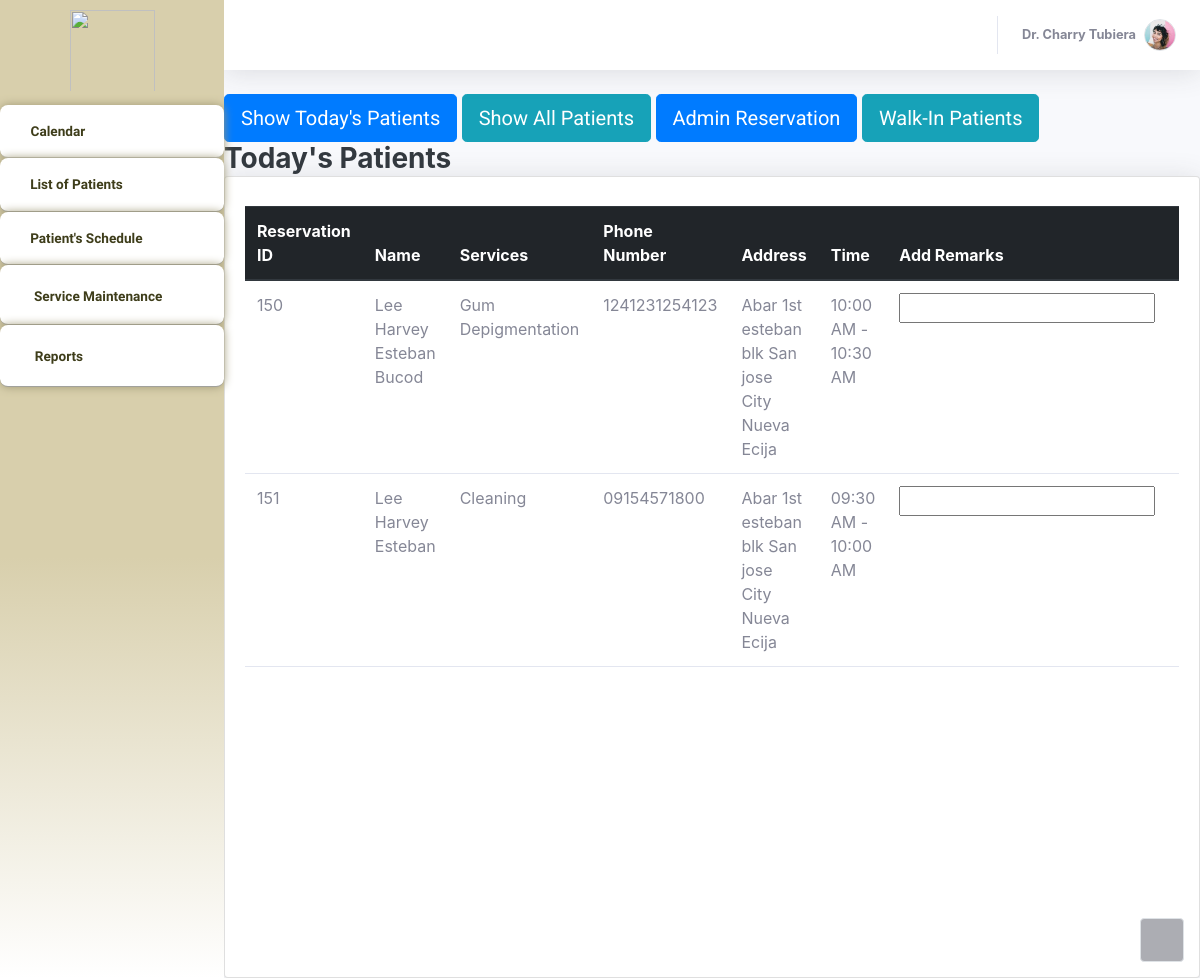
Before: /Thesis1/Admin/patientstoday.php with the older database file.
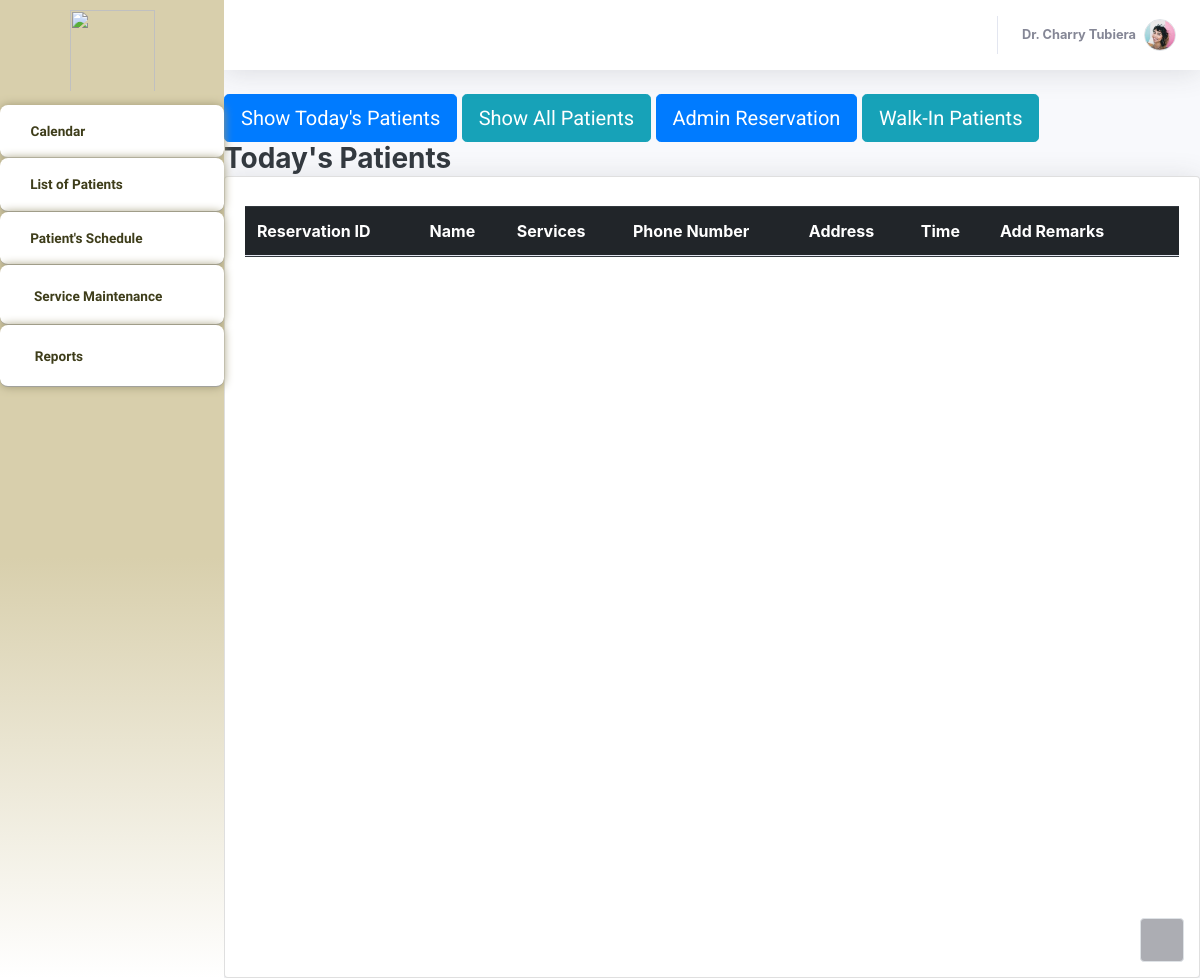
After: the same page with the newer database file.
### tables this page shows
CREATE TABLE `bookinglog` (
  `resID` int(11) NOT NULL,
  `userID` int(11) NOT NULL,
  `serviceName` varchar(255) NOT NULL,
  `date` date NOT NULL,
  `timeslot` varchar(255) NOT NULL,
  `remarks` varchar(255) NOT NULL,
  `admin_remarks` varchar(255) NOT NULL DEFAULT 'None',
  `walk_in_name` varchar(255) NOT NULL,
  `status` varchar(255) NOT NULL,
  `FamMemberName` varchar(255) NOT NULL DEFAULT 'N/A',
  `confirmationHash` varchar(255) NOT NULL,
  `timestamp` timestamp NOT NULL DEFAULT current_timestamp() ON UPDATE current_timestamp()
);

CREATE TABLE `patients_user` (
  `userID` int(11) NOT NULL,
  `Email` varchar(255) NOT NULL,
  `Name` varchar(255) NOT NULL,
  `Address` varchar(255) NOT NULL,
  `PhoneNumber` varchar(255) NOT NULL,
  `Password` varchar(55) NOT NULL,
  `Hash` varchar(255) NOT NULL,
  `Access` varchar(25) NOT NULL,
  `Active` int(11) NOT NULL DEFAULT 0,
  `profilePic` varchar(255) NOT NULL,
  `last_activity` timestamp NOT NULL DEFAULT current_timestamp() ON UPDATE current_timestamp(),
  `activation_timestamp` timestamp NOT NULL DEFAULT current_timestamp(),
  `ForgotPass` varchar(255) NOT NULL,
  `forgot_expiration` timestamp NULL DEFAULT NULL
);

### Thesis1/Admin/patientstoday.php (the view, shortened to what this page needs)
<?php
$con = connection();
$todaysDate = date("Y-m-d", strtotime("+1 day"));
$headerToday = ["Reservation ID", "Name", "Services", "Phone Number", "Address", "Time", "Add Remarks"];
$header = $headerToday;
$pageTitle = "Today's Patients";
$retrieveQuery = "SELECT bookinglog.resID, bookinglog.serviceName, patients_user.Name, bookinglog.date, patients_user.PhoneNumber, patients_user.Email, patients_user.Address, bookinglog.timeslot,bookinglog.admin_remarks, bookinglog.walk_in_name
        FROM bookinglog
        INNER JOIN patients_user ON bookinglog.userID = patients_user.userID
        WHERE status = 'Pending' AND DATE(bookinglog.date) = '$todaysDate'";
?>
<!DOCTYPE html>
<html lang="en">
<head>
    <link rel="stylesheet" href="assets/bootstrap/css/bootstrap.min.css">
    <link rel="stylesheet" href="assets/fonts/fontawesome-all.min.css">
    <link rel="stylesheet" href="assets/fonts/ionicons.min.css">
    <link rel="stylesheet" href="assets/css/aguilaraldo1_section_contact.css">
    <link rel="stylesheet" href="assets/css/Availability---Manage-availability-bookings-appointments_v1.css">
    <link rel="stylesheet" href="assets/css/Basic-Footer.css">
    <link rel="stylesheet" href="assets/css/Black-Navbar.css">
    <link rel="stylesheet" href="assets/css/Block-Responsive-Item-List.css">
    <link rel="stylesheet" href="assets/css/Bootstrap-Calendar.css">
    <link rel="stylesheet" href="assets/css/carousel-circulo.css">
    <link rel="stylesheet" href="assets/css/Carousel-Hero-1.css">
    <link rel="stylesheet" href="assets/css/Carousel-Hero.css">
    <link rel="stylesheet" href="assets/css/Diagonal-div-section.css">
    <link rel="stylesheet" href="assets/css/Feature-Section-MD.css">
    <link rel="stylesheet" href="https://djpsoftwarecdn.azureedge.net/availabilitycss-v1/availability.min.css">
    <link rel="stylesheet" href="assets/css/Login-Form-Basic-icons.css">
    <link rel="stylesheet" href="assets/css/Ultimate-Event-Calendar.css">
    <link rel="stylesheet" href="assets/bootstrap/css/bootstrap.min.css">
    <link rel="stylesheet" href="assets/fonts/fontawesome-all.min.css">
    <link rel="stylesheet" href="assets/css/aguilaraldo1_section_contact.css">
    <link rel="stylesheet" href="assets/css/Basic-Footer.css">
    <link rel="stylesheet" href="assets/css/Black-Navbar.css">
    <link rel="stylesheet" href="assets/css/Block-Responsive-Item-List.css">
    <link rel="stylesheet" href="assets/css/Bootstrap-Calendar.css">
    <link rel="stylesheet" href="assets/css/carousel-circulo.css">
    <link rel="stylesheet" href="assets/css/Carousel-Hero-1.css">
    <link rel="stylesheet" href="assets/css/Carousel-Hero.css">
    <link rel="stylesheet" href="assets/css/Diagonal-div-section.css">
    <link rel="stylesheet" href="assets/css/Feature-Section-MD.css">
    <link rel="stylesheet" href="assets/css/Login-Form-Basic-icons.css">
    <link rel="stylesheet" href="assets/css/Ultimate-Event-Calendar.css">
</head>
<body id="page-top">
    <div id="wrapper">
    <nav class="navbar navbar-dark align-items-start sidebar sidebar-dark accordion bg-gradient-primary p-0" style="border-color: rgb(255,255,255);background: linear-gradient(#d8cfac 57%, white 100%), #a6a263;border-radius: -1px;">
            <div class="container-fluid d-flex flex-column p-0"><img src="assets/img/Picsart_23-04-17_12-49-06-946.png" width="85" height="91" style="margin-left: 0px;padding-bottom: 0px;padding-top: 10px;">
                <ul class="navbar-nav text-light" id="accordionSidebar">
                    <li class="nav-item"><a class="nav-link" href="index.php" style="background: #ffffff;border-radius: 8px;margin-top: 13px;border-color: var(--bs-blue);border-top-width: 1px;border-top-color: #95947c;border-bottom: 1px outset rgba(149,148,124,0.33);box-shadow: 0px 0px 10px rgb(159,152,117);--bs-body-bg: #fff;"><i class="far fa-calendar" style="color: #3e3d1a;"></i><span style="background: transparent;color: #3e3d1a;font-family: 'Albert Sans', sans-serif;font-weight: bold;">Calendar</span></a></li>
                    <li class="nav-item"><a class="nav-link" style="background: #ffffff;font-weight: bold;color: var(--bs-black);border-radius: 8px;border-bottom: 1px outset rgba(149,148,124,0.49);box-shadow: 0px 0px 10px rgb(159,152,117);" href="Listofpatients.php"><i class="fas fa-table" style="color: #3e3d1a;font-size: 13px;"></i><span style="color: #3e3d1a;font-family: 'Albert Sans', sans-serif;">List of Patients</span></a><a class="nav-link" style="background: #ffffff;font-weight: bold;color: var(--bs-black);border-radius: 8px;border-bottom: 1px outset rgba(149,148,124,0.49);box-shadow: 0px 0px 10px rgb(159,152,117);" href="patientstoday.php"><i class="fas fa-user" style="color: #3e3d1a;font-size: 13px;"></i><span style="color: #3e3d1a;font-family: 'Albert Sans', sans-serif;">Patient's Schedule</span></a><a class="nav-link active" style="background: #ffffff;font-weight: bold;color: var(--bs-black);border-radius: 8px;border-bottom: 1px outset rgba(149,148,124,0.49);box-shadow: 0px 0px 10px rgb(159,152,117);" href="Servicemaintenance.php"><i class="icon ion-settings" style="color: #3e3d1a;font-size: 18px;"></i><span style="color: #3e3d1a;font-family: 'Albert Sans', sans-serif;">Service Maintenance</span></a><a class="nav-link" style="background: #ffffff;font-weight: bold;color: var(--bs-black);border-radius: 8px;border-bottom: 1px outset rgba(149,148,124,0.49);box-shadow: 0px 0px 10px rgb(159,152,117);" href="Reports.php"><i class="icon ion-document-text" style="color: #3e3d1a;font-size: 19px;"></i><span style="color: #3e3d1a;font-family: 'Albert Sans', sans-serif;">Reports</span></a></li>
                </ul>
            </div>
        </nav>
        <div class="d-flex flex-column" id="content-wrapper">
            <div id="content">
                <nav class="navbar navbar-light navbar-expand bg-white shadow mb-4 topbar static-top" style="background: rgb(255,255,255);border-color: rgb(255,0,0);">
                    <div class="container-fluid">
                        <ul class="navbar-nav flex-nowrap ms-auto">
                                                    <li class="nav-item dropdown no-arrow mx-1"><a class="nav-link" href="ChatsystemAdmin.php"><i class="icon ion-email" style="font-size: 30px;color: #a6a263;margin-top: 8px;"></i></a></li>
                            <li class="nav-item dropdown no-arrow">
                                <div class="nav-item dropdown no-arrow"><a class="dropdown-toggle nav-link" aria-expanded="false" data-bs-toggle="dropdown" href="#"><span class="d-none d-lg-inline me-2 text-gray-600 small" style="font-weight: bold;color: var(--bs-black);">Dr. Charry Tubiera</span><img class="border rounded-circle img-profile" src="assets/img/avatars/avatar1.jpeg"></a>
                                </div>
                            </li>
                        </ul>
                    </div>
                </nav>
        <form method="post" action="">
            <button class="btn btn-primary btn-lg" type="submit" name="btn-Patients-Today">Show Today's Patients</button>
            <button class="btn btn-info btn-lg" type="submit" name="btn-Patients-All">Show All Patients</button>
            <button class="btn btn-primary btn-lg" type="submit" name="btn-Admin-Reservation">Admin Reservation</button>
            <button class="btn btn-info btn-lg" type="submit" name="btn-Walk-in-Patients">Walk-In Patients</button>
        </form>
        <h3 class="text-dark mb-0" style="font-weight: bold;"><?php echo $pageTitle; ?></h3>
        <div class="card shadow">
            <div class="card-body" style="height: 800px;">
                <div class="row">
                    <div class="col-md-6 text-nowrap">
                    </div>
                </div>
                <div class="table-responsive table mt-2" id="dataTable" role="grid" aria-describedby="dataTable_info" style="height: 800px;">
                    <table class="table my-0" id="dataTable">
                      <thead class="thead-dark">
                        <tr>
                            <?php
                            foreach ($header as $column) {
                                echo "<th>$column</th>";
                            }
                            ?>
                            <th></th>
                        </tr>
                    </thead>
                        <tbody>
                           <?php
                                    $result =  $con->query($retrieveQuery);
                                    while ($row = mysqli_fetch_assoc($result)) {
                                        echo '<tr>';
                                        foreach ($header as $column) {
                                            switch ($column) {
                                                case "Reservation ID":
                                                    echo '<td>' . $row['resID'] . '</td>';
                                                    break;
                                                case "Name":
                                                    echo '<td>' . $row['Name'] . '</td>';
                                                    break;
                                                case "Services":
                                                    echo '<td>' . $row['serviceName'] . '</td>';
                                                    break;
                                                case "Phone Number":
                                                    echo '<td>' . $row['PhoneNumber'] . '</td>';
                                                    break;
                                                case "Address":
                                                    echo '<td>' . $row['Address'] . '</td>';
                                                    break;
                                                case "Time":
                                                    echo '<td>' . $row['timeslot'] . '</td>';
                                                    break;
                                                case "Add Remarks":
                                                    echo '<td>
                                                            <input type="text" class="inputField" id="inputField' . $row['resID'] . '">
                                                        </td>';
                                                    break;
                                            }
                                        }
                                        echo '<td>
                                                <input type="hidden" id="resID' . $row['resID'] . '" name="resID" value="' . $row['resID'] . '">
                                                <button"><a href="patientstoday.php?doneID=' . $row['resID'] . '" class="btn btn-danger">Done</a></button>
                                                <button"><a href="patientstoday.php?canID=' . $row['resID'] . '" class="btn btn-warning">Cancel</a></button>
                                            </td>';
                                        echo '</tr>';
                                    }
                                    ?>
                        </tbody>
                    </table>
                </div>
            </div>
        </div>
    </div>
        </div><a class="border rounded d-inline scroll-to-top" href="#page-top"><i class="fas fa-angle-up"></i></a>
    </div>
    <link rel="stylesheet" href="https://cdn.jsdelivr.net/npm/bootstrap@4.0.0/dist/css/bootstrap.min.css">
</body>
</html>

### Thesis1/Admin/assets/css/aguilaraldo1_section_contact.css (style rules this page uses)
.navbar { z-index: 1; }

### Thesis1/Admin/assets/css/Black-Navbar.css (style rules this page uses)
.navbar { margin-bottom: 0; }
.btn { border-radius: 0; }
.btn { font-family: 'Roboto'; font-weight: 400; }

### Thesis1/Admin/assets/css/Feature-Section-MD.css (style rules this page uses)
.waves-effect, a { -webkit-tap-highlight-color: transparent; }
.alert, .breadcrumb, .card, .card .card-header, .dropdown-menu, .file-custom, .input-group-addon, .jumbotron, .list-group .list-group-item, .modal-content, .nav .nav-link, .nav-tabs, .navbar, .navbar-toggler, .page-item:first-child .page-link, .page-item:last-child .page-link, .pagination-lg .page-item:first-child .page-link, .pagination-lg .page-item:last-child .page-link, .pagination-sm .page-item:first-child .page-link, .pagination-sm .page-item:last-child .page-link, .popover, .tag, .tooltip-inner, img { -moz-border-radius: 0px; -ms-border-radius: 0px; -o-border-radius: 0px; border-radius: 0px; }
.divider-new, .text-fluid, h1, h2, h3, h4, h5, h6 { font-weight: 300; }

Changed rows visible on the page:
removed bookinglog: resID "150", userID.Name "Lee Harvey Esteban Bucod", serviceName "Gum Depigmentation", userID.PhoneNumber "1241231254123", userID.Address "Abar 1st esteban blk San jose City Nueva Ecija", timeslot "10:00 AM - 10:30 AM"
removed bookinglog: resID "151", userID.Name "Lee Harvey Esteban", serviceName "Cleaning", userID.PhoneNumber "09154571800", userID.Address "Abar 1st esteban blk San jose City Nueva Ecija", timeslot "09:30 AM - 10:00 AM"
